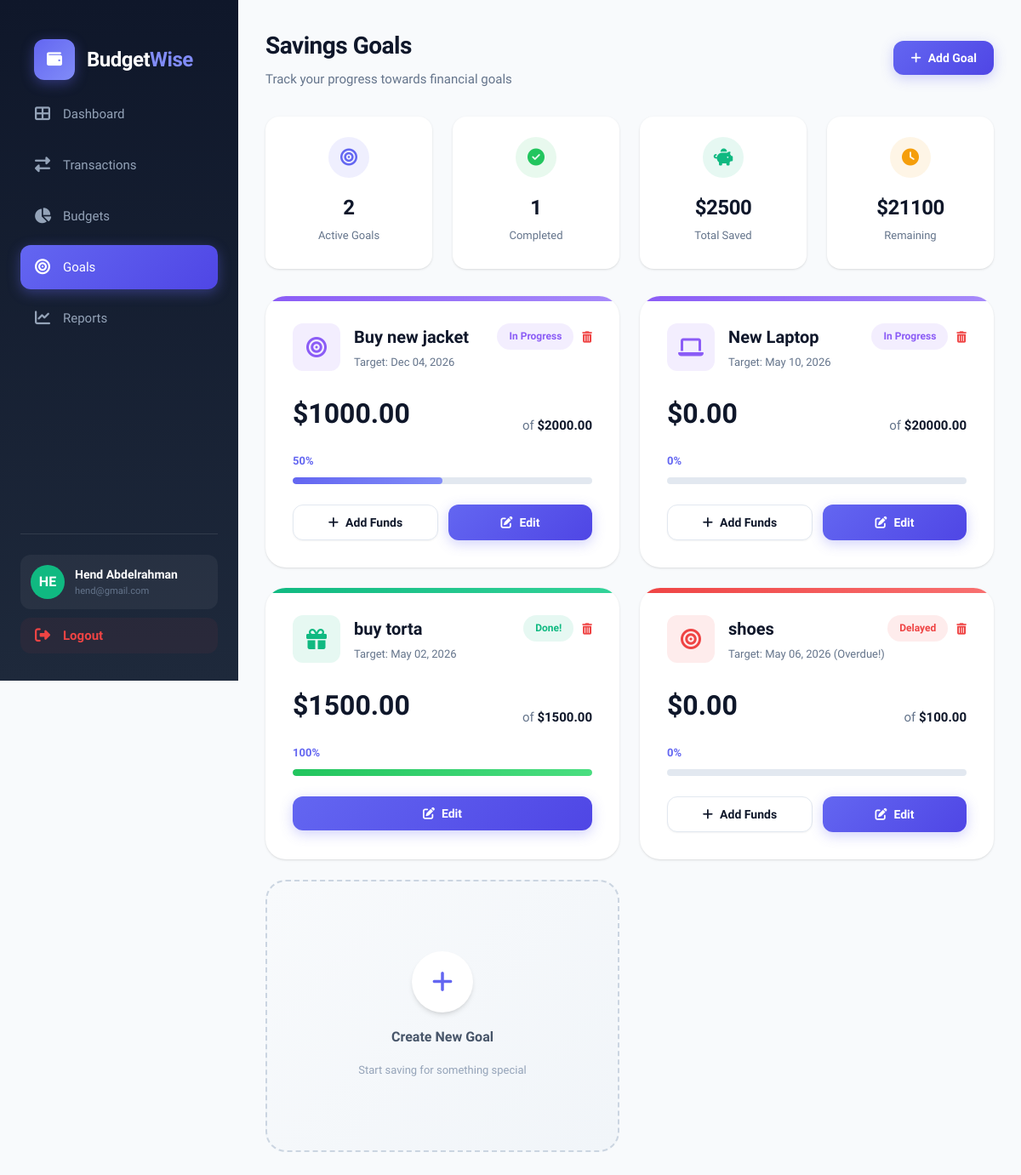
/goals/ (signed in), run on the app's committed database.
### main/models.py (models this page shows, shortened)
class Goal(models.Model):
    user = models.ForeignKey(User, on_delete=models.CASCADE)
    title = models.CharField(max_length=200)
    target_amount = models.DecimalField(max_digits=10, decimal_places=2)
    current_amount = models.DecimalField(max_digits=10, decimal_places=2, default=0)
    deadline = models.DateField(null=True, blank=True)
    category = models.CharField(max_length=100, default="Savings")
    created_at = models.DateTimeField(null=True, blank=True)
    @property
    def progress_percentage(self):
        if self.target_amount > 0:
            return min(int((self.current_amount / self.target_amount) * 100), 100)
        return 0

### main/views.py (the view, shortened to what this page needs)
# urls.py: path("goals/", views.goals_view, name="goals"),
@login_required(login_url="login")
def goals_view(request):
    goals_queryset = Goal.objects.filter(user=request.user)
    today = timezone.now().date()
    total_saved = (
        goals_queryset.aggregate(Sum("current_amount"))["current_amount__sum"] or 0
    )
    total_target = (
        goals_queryset.aggregate(Sum("target_amount"))["target_amount__sum"] or 0
    )
    completed_goals = goals_queryset.filter(
        current_amount__gte=F("target_amount")
    ).count()
    active_goals = goals_queryset.filter(current_amount__lt=F("target_amount")).count()
    remaining_to_save = total_target - total_saved
    completed_goals = goals_queryset.filter(
        current_amount__gte=F("target_amount")
    ).count()
    active_goals = goals_queryset.filter(
        current_amount__lt=F("target_amount"), deadline__gte=today
    ).count()
    delayed_goals = goals_queryset.filter(
        current_amount__lt=F("target_amount"), deadline__lt=today
    ).count()
    goals_data = []
    for goal in goals_queryset:
        goals_data.append(
            {
                "id": goal.id,
                "title": goal.title,
                "current_amount": goal.current_amount,
                "target_amount": goal.target_amount,
                "deadline": goal.deadline,
                "progress": goal.progress_percentage,
                "is_completed": goal.current_amount >= goal.target_amount,
            }
        )
    context = {
        "goals": goals_data,
        "total_saved": total_saved,
        "active_goals": active_goals,
        "delayed_goals": delayed_goals,
        "completed_goals": completed_goals,
        "remaining_to_save": remaining_to_save,
        "today": today,
    }
    return render(request, "main/goals.html", context)

### main/templates/main/goals.html (shortened to what this page needs)
{% extends 'main/base.html' %}  {% block content %} {% include 'components/navbar.html' %}
<main class="main-content">
  <div class="page-header">
    <div>
      <h1 class="page-title">Savings Goals</h1>
      <p class="page-subtitle">Track your progress towards financial goals</p>
    </div>
    <div class="header-actions">
      <button class="btn btn-primary" onclick="openModal()">
        <i class="fas fa-plus"></i> Add Goal
      </button>
    </div>
  </div>
  <div class="stats-row">
    <div class="stat-item active">
      <div class="stat-icon"><i class="fas fa-bullseye"></i></div>
      <div class="stat-value">{{ active_goals }}</div>
      <div class="stat-label">Active Goals</div>
    </div>
    <div class="stat-item completed">
      <div class="stat-icon"><i class="fas fa-check-circle"></i></div>
      <div class="stat-value">{{ completed_goals }}</div>
      <div class="stat-label">Completed</div>
    </div>
    <div class="stat-item saved">
      <div class="stat-icon"><i class="fas fa-piggy-bank"></i></div>
      <div class="stat-value">${{ total_saved }}</div>
      <div class="stat-label">Total Saved</div>
    </div>
    <div class="stat-item remaining">
      <div class="stat-icon"><i class="fas fa-clock"></i></div>
      <div class="stat-value">${{ remaining_to_save }}</div>
      <div class="stat-label">Remaining</div>
    </div>
  </div>
  <div class="goal-grid">
    {% for goal in goals %}
    <div
      class="goal-card {% if goal.is_completed %} status-completed {% elif goal.deadline < today %} status-overdue {% else %} status-active {% endif %}"
    >
      <div class="goal-header">
        <div class="goal-info">
          <div class="goal-icon">
            <i
              class="fas {% if 'Vacation' in goal.title %}fa-plane {% elif 'Laptop' in goal.title %}fa-laptop {% elif 'Jacket' in goal.title or 'Clothes' in goal.title %}fa-tshirt {% elif goal.is_completed %}fa-gift {% else %}fa-bullseye{% endif %}"
            >
            </i>
          </div>
          <div>
            <div class="goal-name">{{ goal.title }}</div>
            <div
              class="goal-deadline {% if goal.deadline < today and not goal.is_completed %}text-danger{% endif %}"
            >
              Target: {{ goal.deadline|date:"M d, Y" }}
              {%if goal.deadline < today and not goal.is_completed%} (Overdue!) {%endif%}
            </div>
          </div>
        </div>
        <div style="display: flex; align-items: center; gap: 10px">
          <span
            class="goal-status {% if goal.is_completed %} status-completed {% elif goal.deadline < today %} status-overdue {% else %} status-active {% endif %}"
          >
            {% if goal.is_completed %} Done! {% elif goal.deadline < today %}
            Delayed {% else %} In Progress {% endif %}
          </span>
          <form
            method="POST"
            action=""
            onsubmit="
              return confirm('Are you sure you want to delete this goal?');
            "
          >
            <button
              type="submit"
              style="
                background: none;
                border: none;
                color: #ef4444;
                cursor: pointer;
              "
            >
              <i class="fas fa-trash-alt"></i>
            </button>
          </form>
        </div>
      </div>
      <div class="goal-amounts">
        <div class="goal-current">${{ goal.current_amount }}</div>
        <div class="goal-target">of <span>${{ goal.target_amount }}</span></div>
      </div>
      <div class="goal-progress">
        <div class="progress-header">
          <span class="progress-percentage">{{ goal.progress }}%</span>
        </div>
        <div class="progress-bar">
          <div
            class="progress-fill {% if goal.is_completed %}success{% elif goal.deadline < now.date %}warning{% else %}primary{% endif %}"
            style="width: {{ goal.progress }}%"
          ></div>
        </div>
      </div>
      <div class="goal-actions">
        {%if not goal.is_completed%}
        <button
          class="btn btn-secondary"
          onclick="openAddFundsModal('{{ goal.id }}', '{{ goal.title }}')"
        >
          <i class="fas fa-plus"></i> Add Funds
        </button>
        {%endif%}
        <button
          class="btn btn-primary"
          onclick="openEditModal('{{ goal.id }}', '{{ goal.title }}', '{{ goal.target_amount }}')"
        >
          <i class="fas fa-edit"></i> Edit
        </button>
      </div>
    </div>
    {% endfor %}
    <div class="create-goal-card" onclick="openModal()">
      <div class="create-icon"><i class="fas fa-plus"></i></div>
      <div class="create-text">Create New Goal</div>
      <div class="create-subtext">Start saving for something special</div>
    </div>
  </div>
</main>
{% endblock %}

### main/templates/components/navbar.html (shortened to what this page needs)
<nav class="sidebar">
  <a href="/" class="nav-item">
    <div class="logo-icon">
      <i class="fas fa-wallet"></i>
    </div>
    <div class="logo-text">Budget<span>Wise</span></div>
  </a>
  <div class="nav-menu">
    <a
      href="{% url 'dashboard' %}"
      class="nav-item {% if request.path == '/dashboard/' %}active{% endif %}"
    >
      <i class="fas fa-th-large"></i>
      Dashboard
    </a>
    <a
      href="{% url 'transactions' %}"
      class="nav-item {% if request.path == '/transactions/' %}active{% endif %}"
    >
      <i class="fas fa-exchange-alt"></i>
      Transactions
    </a>
    <a
      href="{% url 'budgets' %}"
      class="nav-item {% if request.path == '/budgets/' %}active{% endif %}"
    >
      <i class="fas fa-chart-pie"></i>
      Budgets
    </a>
    <a
      href="{% url 'goals' %}"
      class="nav-item {% if request.path == '/goals/' %}active{% endif %}"
    >
      <i class="fas fa-bullseye"></i>
      Goals
    </a>
    <a
      href="{% url 'reports' %}"
      class="nav-item {% if request.path == '/reports/' %}active{% endif %}"
    >
      <i class="fas fa-chart-line"></i>
      Reports
    </a>
  </div>
  {% if user.is_authenticated %}
  <div class="sidebar-footer">
    <a
      href="{% url 'profile' %}"
      class="user-card"
      style="
        text-decoration: none;
        margin-bottom: 10px;
        display: flex;
        align-items: center;
      "
    >
      <div
        class="user-avatar"
        style="background: var(--secondary); color: white"
      >
        {{ user.username|slice:":2"|upper }}
      </div>
      <div class="user-info">
        <div class="user-name">{{ user.first_name|default:user.username }}</div>
        <div
          class="user-email"
          style="font-size: 0.7rem; color: var(--gray-500)"
        >
          {{ user.email }}
        </div>
      </div>
    </a>
    <form action="{% url 'logout' %}" method="post" style="width: 100%">
      <button
        type="submit"
        class="nav-item"
        style="
          width: 100%;
          border: none;
          background: rgba(239, 68, 68, 0.05);
          color: #ef4444;
          justify-content: flex-start;
          cursor: pointer;
          padding: 0.75rem 1rem;
          border-radius: var(--radius);
          font-weight: 600;
        "
      >
        <i class="fas fa-sign-out-alt"></i>
        Logout
      </button>
    </form>
  </div>
  {% endif %}
</nav>

### main/templates/main/goals.html (style rules this page uses)
.goal-card { background: white; border-radius: var(--radius-xl); padding: 2rem; box-shadow: var(--shadow); transition: var(--transition); position: relative; overflow: hidden; }
.goal-card::before { content: ""; position: absolute; top: 0; left: 0; width: 100%; height: 6px; }
.goal-card.status-active::before { background: linear-gradient(90deg, #8b5cf6 0%, #a78bfa 100%); }
.goal-card.status-completed::before { background: linear-gradient(90deg, #10b981 0%, #34d399 100%); }
.goal-card.status-overdue::before { background: linear-gradient(90deg, #ef4444 0%, #f87171 100%); }
.goal-icon { width: 56px; height: 56px; border-radius: var(--radius); display: flex; align-items: center; justify-content: center; font-size: 1.5rem; }
.goal-card.status-active .goal-icon { background: rgba(139, 92, 246, 0.1); color: #8b5cf6; }
.goal-card.status-completed .goal-icon { background: rgba(16, 185, 129, 0.1); color: #10b981; }
.goal-card.status-overdue .goal-icon { background: rgba(239, 68, 68, 0.1); color: #ef4444; }
.goal-status { padding: 0.375rem 0.875rem; border-radius: 9999px; font-size: 0.75rem; font-weight: 600; }
.goal-status.status-active { background: rgba(139, 92, 246, 0.1); color: #8b5cf6; }
.goal-status.status-completed { background: rgba(16, 185, 129, 0.1); color: #10b981; }
.goal-status.status-overdue { background: rgba(239, 68, 68, 0.1); color: #ef4444; }
.goal-status.status-active { background: rgba(139, 92, 246, 0.1) !important; color: #8b5cf6 !important; }
.goal-header { display: flex; justify-content: space-between; align-items: flex-start; margin-bottom: 1.5rem; }
.goal-info { display: flex; align-items: center; gap: 1rem; }
.goal-name { font-weight: 700; font-size: 1.25rem; color: var(--dark); }
.goal-deadline { font-size: 0.8125rem; color: var(--gray-500); margin-top: 0.25rem; }
.goal-amounts { display: flex; justify-content: space-between; align-items: flex-end; margin-bottom: 1.25rem; }
.goal-current { font-size: 2rem; font-weight: 700; color: var(--dark); }
.goal-target { font-size: 0.9375rem; color: var(--gray-500); }
.goal-target span { font-weight: 600; color: var(--dark); }
.goal-progress { margin-bottom: 1.5rem; }
.progress-header { display: flex; justify-content: space-between; margin-bottom: 0.5rem; font-size: 0.8125rem; }
.progress-percentage { font-weight: 700; color: var(--primary); }
.goal-actions { display: flex; gap: 0.75rem; }
.goal-actions .btn { flex: 1; justify-content: center; }
.goal-grid { display: grid; grid-template-columns: repeat(auto-fill, minmax(340px, 1fr)); gap: 1.5rem; }
.create-goal-card { background: linear-gradient( 135deg, var(--gray-50) 0%, var(--gray-100) 100% ); border: 2px dashed var(--gray-300); border-radius: var(--radius-xl); padding: 2rem; display: flex; flex-direction: column; align-items: center; justify-content: center; gap: 1rem; cursor: pointer; transition: var(--transition); min-height: 320px; }
.create-icon { width: 72px; height: 72px; border-radius: 50%; background: white; display: flex; align-items: center; justify-content: center; font-size: 1.75rem; color: var(--primary); box-shadow: var(--shadow-md); }
.create-text { font-weight: 600; color: var(--gray-600); }
.create-subtext { font-size: 0.8125rem; color: var(--gray-400); }
.stats-row { display: grid; grid-template-columns: repeat(4, 1fr); gap: 1.5rem; margin-bottom: 2rem; }
.stat-item { background: white; border-radius: var(--radius-lg); padding: 1.5rem; box-shadow: var(--shadow); text-align: center; }
.stat-icon { width: 48px; height: 48px; margin: 0 auto 1rem; border-radius: 50%; display: flex; align-items: center; justify-content: center; font-size: 1.25rem; }
.stat-item.active .stat-icon { background: rgba(99, 102, 241, 0.1); color: var(--primary); }
.stat-item.completed .stat-icon { background: rgba(34, 197, 94, 0.1); color: var(--success); }
.stat-item.saved .stat-icon { background: rgba(16, 185, 129, 0.1); color: var(--secondary); }
.stat-item.remaining .stat-icon { background: rgba(245, 158, 11, 0.1); color: var(--warning); }
.stat-value { font-size: 1.5rem; font-weight: 700; color: var(--dark); }
.stat-label { font-size: 0.8125rem; color: var(--gray-500); margin-top: 0.25rem; }

### data on the page
Goal: title "Buy new jacket", deadline "Dec 04, 2026", current_amount "1000.00", target_amount "2000.00"
Goal: title "New Laptop", deadline "May 10, 2026", current_amount "0.00", target_amount "20000.00"
Goal: title "buy torta", deadline "May 02, 2026", current_amount "1500.00", target_amount "1500.00"
Goal: title "shoes", deadline "May 06, 2026", current_amount "0.00", target_amount "100.00"

### other printed values
{{ user.username|slice:":2"|upper }} "HE"
{{ user.first_name|default:user.username }} "Hend Abdelrahman"
{{ user.email }} "hend@gmail.com"
{{ active_goals }} "2"
{{ completed_goals }} "1"
{{ total_saved }} "2500"
{{ remaining_to_save }} "21100"
{{ goal.progress }} "50" "0" "100" "0"
